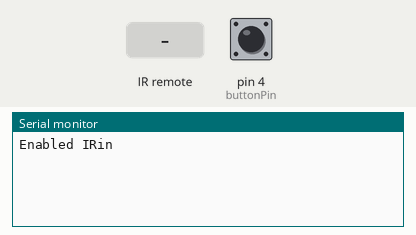
A sketch run on a simulated Arduino Uno, built with avr-gcc and run on an emulated ATmega328P. Parts: the last lines printed to the serial monitor. Inputs (shaded band) come from the test bench; at power-on: pin 4 (buttonPin) LOW.

Above: at 1.2 s.
1.3 s: pin 4 (buttonPin) pulled HIGH for 0.15 s
At 2.0 s:
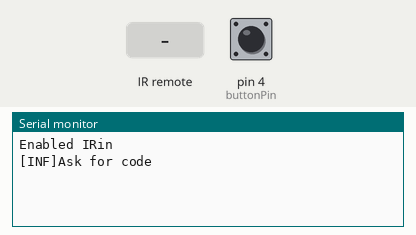
2.9 s: infrared code 0xFF6897 received
At 3.6 s:
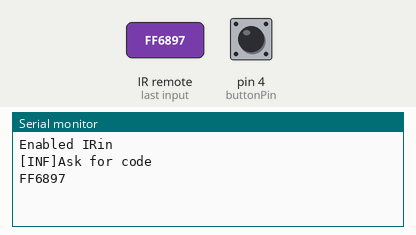
4.4 s: infrared code 0xFFA25D received
At 4.9 s:
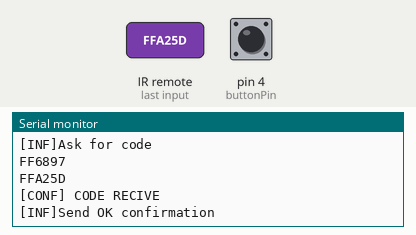

The sketch:

Master.ino
```cpp
#include <IRremote.h>

const long KEY= 0xFF6897;
const long CODE =0xFFA25D;
const int buttonPin = 4;


int RECV_PIN = 11;
int buttonState = 0;
int state = 0;
IRsend irsend;

IRrecv irrecv(RECV_PIN);

decode_results results;

void setup()
{
  pinMode(buttonPin, INPUT);
  Serial.begin(9600);

  irrecv.enableIRIn(); // Start the receiver
  Serial.println("Enabled IRin");
}

void loop()
{


  buttonState = digitalRead(buttonPin);
  if (buttonState == HIGH)
  {
      Serial.println("[INF]Ask for code");
      irsend.sendNEC(KEY, 32);
      delay(40);
      irrecv.enableIRIn();
      state = 1;
  }

  if (state==1 && irrecv.decode(&results))
  {
    Serial.println(results.value, HEX);
    irrecv.resume(); // Receive the next value

    switch (results.value)
      {
        case CODE:
         Serial.println("[CONF] CODE RECIVE");
         irsend.sendNEC(0xFFAAAA, 32);
         Serial.println("[INF]Send OK confirmation");
         state = 0;
         delay(40);
         irrecv.enableIRIn();
         break;
      }
      irrecv.resume();
  }
  delay(100);
}
```

Measured:
- after the input at 1.3 s, the serial monitor: prints a new line at once (image 1)
- after the input at 2.9 s, the serial monitor: prints a new line at once (image 2)
- after the input at 4.4 s, the serial monitor: prints a new line at once (image 3)
